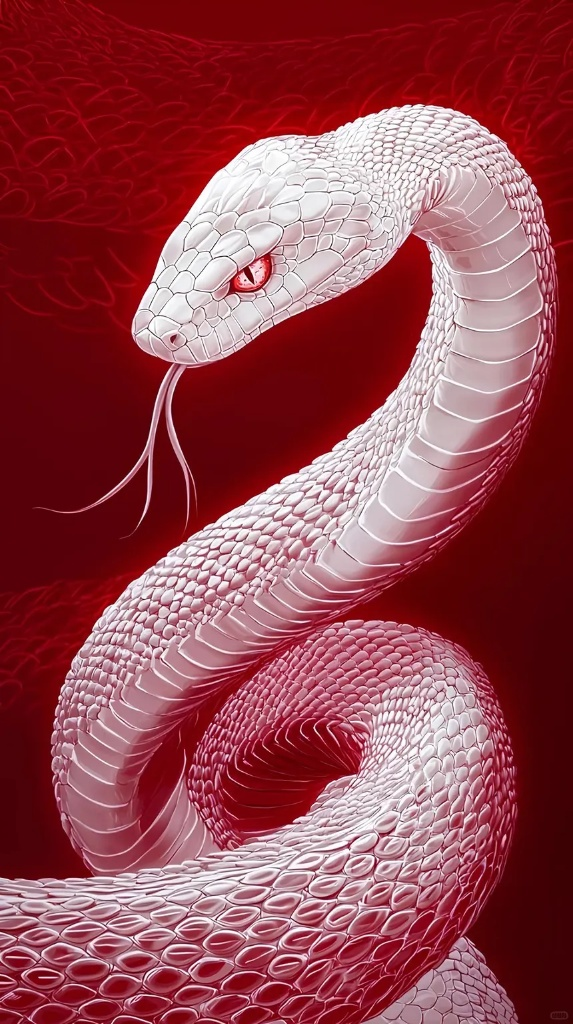
#> input picture days/Day-17-Python Sketch/python snake image.jpeg, 573 x 1024 px
$ python main.py
#> lines starting #> are read from the running program, lines starting #| are printed output that depends on the picture; after the words box and inside, x2 and y2 are one past the last pixel; in counts of white or black regions, pixels touching at a corner belong together
"""
Day 17: Albino Python Realistic Vector Sketch Art
30 Days Python Challenge by Tejas (@Tejas0113)

Description:
A generative vector sketch animation that recreates the stunning albino
python artwork with exact form, scale detailing, glowing crimson eye, and rich
crimson color combination matching 'python snake image.jpeg'.

Features:
  - Dynamic path resolution: runs seamlessly anywhere without FileNotFoundError
  - Normalized world coordinates: setworldcoordinates(-450, -450, 450, 450) for perfect visibility
  - Python Turtle graphics animation with classic black arrow cursor
  - Authentic crimson background (#82050B) faithfully matching the reference artwork
  - Interactive keyboard controls:
      [Space]   : Pause / Resume animation
      [+] / [-] : Speed up / Slow down drawing
      [C]       : Fast-forward / Complete drawing instantly
      [S]       : Save high-res screenshot / poster
      [Q / Esc] : Graceful exit
  - Robust exception handling: clean exit on window close without crashes
"""

import math
import os
import sys
import time
import tkinter as tk
import turtle
import cv2
import numpy as np

# ==============================================================================
# 1. CONFIGURATION & DYNAMIC PATH RESOLUTION
# ==============================================================================
SCRIPT_DIR = os.path.dirname(os.path.abspath(__file__))
IMAGE_FILENAME = "python snake image.jpeg"

# Search in script directory, working directory, and repository days path
CANDIDATE_PATHS = [
    os.path.join(SCRIPT_DIR, IMAGE_FILENAME),
    os.path.join(os.getcwd(), "days", "Day-17-Python Sketch", IMAGE_FILENAME),
    os.path.join(os.getcwd(), IMAGE_FILENAME),
    IMAGE_FILENAME,
]

IMAGE_PATH = None
for p in CANDIDATE_PATHS:
    if os.path.isfile(p):
        IMAGE_PATH = p
        break

# Viewport & Coordinate Configuration (World Coordinates [-450, -450, 450, 450])
WORLD_COORDINATES = (-450, -450, 450, 450)
TARGET_HEIGHT = 800         # Fits comfortably in [-400, 400], leaving 50px top/bottom padding
WINDOW_WIDTH = 850          # Generous desktop canvas window
WINDOW_HEIGHT = 850
NUM_COLORS = 24             # High-fidelity chromatic palette (crimson, ivory, peach, ruby eye)
EPSILON_FACTOR = 0.0035     # Precision contour simplification for organic curves
MIN_CONTOUR_AREA = 10       # Eliminates micro-noise while retaining small scales
INK_EDGE_LOW = 35           # Canny low threshold for scale boundaries
INK_EDGE_HIGH = 105         # Canny high threshold for scale boundaries
DEFAULT_BATCH_SIZE = 8      # Fast, fluid animated drawing speed

# Authentic rich crimson red from the reference artwork
CRIMSON_BG_HEX = "#82050b"
CRIMSON_BG_BGR = (11, 5, 130)


# [11 lines left out: function load_source_image, not called in this run]


# ==============================================================================
# 2. VECTOR EXTRACTION & CHROMATIC CLUSTERING
# ==============================================================================
def quantize_palette(img_bgr, k=NUM_COLORS):
    """Clusters image into k dominant chromatic centroids using Lloyd's K-Means."""
    data = np.float32(img_bgr).reshape((-1, 3))
    criteria = (cv2.TERM_CRITERIA_EPS + cv2.TERM_CRITERIA_MAX_ITER, 25, 0.5)
    _, labels, centers = cv2.kmeans(
        data, k, None, criteria, 10, cv2.KMEANS_RANDOM_CENTERS
    )
    centers = np.uint8(centers)
    quantized = centers[labels.flatten()].reshape(img_bgr.shape)
    return quantized, centers


def extract_vector_elements(image_path=None, target_height=TARGET_HEIGHT):
    """
    Extracts ordered vector polygons and ink scale contours from the snake artwork.
    Normalized into the centered world coordinate space.
    Returns:
      - polygons: list of (hex_color, points, area) sorted large-to-small
      - ink_lines: list of polyline point lists for scale and contour inking
      - paper_hex: authentic crimson background tone matching the image
      - target_width, target_height: scaled dimensions
      - resized: resized BGR image
      - bg_bgr: background BGR tuple
    """
    img = load_source_image() if image_path is None else cv2.imread(image_path)
    if img is None:
        raise ValueError("Failed to load reference image.")

    orig_h, orig_w = img.shape[:2]
    scale = target_height / orig_h
    target_width = int(orig_w * scale)
    resized = cv2.resize(img, (target_width, target_height), interpolation=cv2.INTER_AREA)

    # Edge-preserving bilateral filter: smooths fine skin noise while preserving scale contours
    smooth = cv2.bilateralFilter(resized, d=7, sigmaColor=40, sigmaSpace=40)

    # K-Means 24-cluster chromatic quantization
    quantized, centers = quantize_palette(smooth, NUM_COLORS)

    # Authentic crimson red background matching reference image
    paper_hex = CRIMSON_BG_HEX
    bg_bgr = np.array(CRIMSON_BG_BGR, dtype=np.uint8)

    # Segment snake body against crimson backdrop
    r = smooth[:, :, 2].astype(float)
    g = smooth[:, :, 1].astype(float)
    b = smooth[:, :, 0].astype(float)
    dist_to_bg = np.linalg.norm(quantized.astype(float) - bg_bgr.astype(float), axis=2)
    snake_mask = ((g > 35) | (b > 35) | (r > 190) | (dist_to_bg > 45)).astype(np.uint8)
    kernel = cv2.getStructuringElement(cv2.MORPH_ELLIPSE, (5, 5))
    snake_mask = cv2.morphologyEx(snake_mask, cv2.MORPH_CLOSE, kernel)

    # 1. Extract vector color polygons
    polygons = []
    for color in centers:
        # Skip pure crimson background clusters so canvas background shines through
        if color[2] > 70 and color[1] < 30 and color[0] < 30:
            continue
        if np.linalg.norm(color.astype(float) - bg_bgr.astype(float)) < 30:
            continue

        mask = cv2.inRange(quantized, color, color)
        mask = cv2.bitwise_and(mask, mask, mask=snake_mask)
        contours, _ = cv2.findContours(mask, cv2.RETR_EXTERNAL, cv2.CHAIN_APPROX_SIMPLE)

        hex_color = "#{:02x}{:02x}{:02x}".format(int(color[2]), int(color[1]), int(color[0]))

        for cnt in contours:
            area = cv2.contourArea(cnt)
            if area < MIN_CONTOUR_AREA:
                continue

            epsilon = EPSILON_FACTOR * cv2.arcLength(cnt, True)
            approx = cv2.approxPolyDP(cnt, epsilon, True)

            if len(approx) >= 3:
                # Convert OpenCV (top-left) to Turtle (center-origin) coordinates
                pts = [(pt[0][0] - target_width / 2.0, target_height / 2.0 - pt[0][1]) for pt in approx]
                polygons.append((hex_color, pts, area))

    # Sort polygons: largest area first (draw body base flats first, scale details & eye on top)
    polygons.sort(key=lambda item: item[2], reverse=True)

    # 2. Extract fine scale edges, cephalic plate borders, and forked tongue
    gray = cv2.cvtColor(resized, cv2.COLOR_BGR2GRAY)
    edges = cv2.Canny(gray, INK_EDGE_LOW, INK_EDGE_HIGH)
    edges = cv2.bitwise_and(edges, edges, mask=snake_mask)
    contours, _ = cv2.findContours(edges, cv2.RETR_LIST, cv2.CHAIN_APPROX_NONE)

    ink_lines = []
    for cnt in contours:
        if cv2.arcLength(cnt, False) >= 8:
            approx = cv2.approxPolyDP(cnt, 0.8, False)
            if len(approx) >= 2:
                pts = [(pt[0][0] - target_width / 2.0, target_height / 2.0 - pt[0][1]) for pt in approx]
                ink_lines.append(pts)

    return polygons, ink_lines, paper_hex, target_width, target_height, resized, bg_bgr


# ==============================================================================
# 3. INTERACTIVE TURTLE ANIMATION ENGINE
# ==============================================================================
class PythonSnakeSketchApp:
    def __init__(self, polygons, ink_lines, paper_hex, width, height, raw_resized, bg_bgr):
        self.polygons = polygons
        self.ink_lines = ink_lines
        self.paper_hex = paper_hex
        self.width = width
        self.height = height
        self.raw_resized = raw_resized
        self.bg_bgr = bg_bgr

        # Animation states
        self.is_paused = False
        self.fast_forward = False
        self.running = True
        self.batch_size = DEFAULT_BATCH_SIZE
        self.phase = "Init"

        self.setup_screen()
        self.bind_events()

    def setup_screen(self):
        """Initializes Turtle screen, normalized world coordinates, and drawing pen."""
        self.screen = turtle.Screen()
        self.screen.setup(width=WINDOW_WIDTH, height=WINDOW_HEIGHT)

        # Set normalized world coordinate viewport [-450, -450, 450, 450]
        # This guarantees perfect centering, balanced margins, and zero clipping on any display
        self.screen.setworldcoordinates(*WORLD_COORDINATES)
        self.screen.bgcolor(self.paper_hex)
        self.update_title("Loading Python Snake Vector Model...")

        # Disable auto-refresh for smooth performance buffering
        self.screen.tracer(0, 0)

        # Main drawing turtle (classic black arrow cursor)
        self.pen = turtle.Turtle()
        self.pen.shape("arrow")
        self.pen.shapesize(0.65, 0.65)
        self.pen.speed(0)
        self.pen.pensize(1)

        # Intercept window close to exit cleanly
        try:
            root = self.screen._root
            root.protocol("WM_DELETE_WINDOW", self.on_close)
        except Exception:
            pass

    # [11 lines left out: function update_title, not called in this run]

    def bind_events(self):
        """Binds keyboard controls for real-time interactivity."""
        self.screen.listen()
        self.screen.onkey(self.toggle_pause, "space")
        self.screen.onkey(self.speed_up, "plus")
        self.screen.onkey(self.speed_up, "equal")
        self.screen.onkey(self.speed_up, "Up")
        self.screen.onkey(self.speed_down, "minus")
        self.screen.onkey(self.speed_down, "underscore")
        self.screen.onkey(self.speed_down, "Down")
        self.screen.onkey(self.complete_instantly, "c")
        self.screen.onkey(self.complete_instantly, "C")
        self.screen.onkey(self.save_artwork, "s")
        self.screen.onkey(self.save_artwork, "S")
        self.screen.onkey(self.on_close, "q")
        self.screen.onkey(self.on_close, "Q")
        self.screen.onkey(self.on_close, "Escape")

    # [4 lines left out: function toggle_pause, not called in this run]

    def speed_up(self):
        self.batch_size = min(self.batch_size + 4, 120)
        self.update_title(f"{self.phase} (Speed: {self.batch_size}x)")

    def speed_down(self):
        self.batch_size = max(self.batch_size - 2, 1)
        self.update_title(f"{self.phase} (Speed: {self.batch_size}x)")

    def complete_instantly(self):
        self.fast_forward = True
        self.batch_size = 250

    # [130 lines left out: functions on_close, save_artwork, run, not called in this run]


# ==============================================================================
# 4. ENTRY POINT
# ==============================================================================
def main():
    print("=" * 65)
    print("🐍  DAY 17: ALBINO PYTHON REALISTIC VECTOR SKETCH ART  🐍")
    print("30 Days Python Challenge by Tejas (@Tejas0113)")
    print("=" * 65)

    if not IMAGE_PATH:
        print(f"❌ Error: Image '{IMAGE_FILENAME}' not found!")
        print("Please ensure the image is inside 'days/Day-17-Python Sketch/'.")
        sys.exit(1)

    print(f"📷 Source Image: {IMAGE_PATH}")
    print("⚙️  Extracting vector scales, chromatic palette, and contour inking...")
    start_time = time.time()

    polygons, ink_lines, paper_hex, width, height, raw_resized, bg_bgr = extract_vector_elements(
        IMAGE_PATH, TARGET_HEIGHT
    )
#> in extract_vector_elements, img is the input picture: shape (1024, 573, 3); mean B, G, R 79.4, 70.5, 147.8
#> in quantize_palette, `_, labels, centers = cv2.kmeans( data, k, None, criteria, 10, cv2.KMEA..`: centers = 24 rows, first 8: [159.7, 150.2, 184.7], [33.6, 15.09, 126.8], [147.6, 134.3, 188.8], [136.2, 123.1, 178.9], [7.77, 1.66, 118.3], [174.9, 167.3, 195.4], [9.02, 2.74, 141], [120.8, 106.8, 153.7]
#> in quantize_palette, `centers = np.uint8(centers)`: centers = 24 rows, first 8: [159, 150, 184], [33, 15, 126], [147, 134, 188], [136, 123, 178], [7, 1, 118], [174, 167, 195], [9, 2, 141], [120, 106, 153]
#> in quantize_palette, `quantized = centers[labels.flatten()].reshape(img_bgr.shape)`:
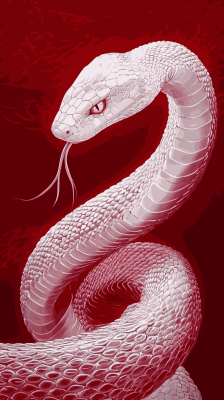
#> quantized: shape (800, 447, 3) (shown at 1/2 size); mean B, G, R 78.8, 69.9, 147.2
#> in extract_vector_elements, `r = smooth[:, :, 2].astype(float)`:
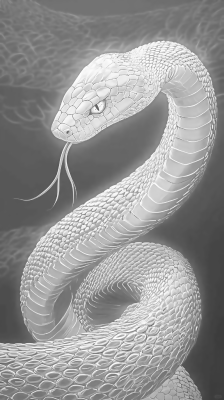
#> r: shape (800, 447) float64 (shown at 1/2 size); min 58, max 254, mean 147.8
#> in extract_vector_elements, `snake_mask = cv2.morphologyEx(snake_mask, cv2.MORPH_CLOSE, kernel)`:
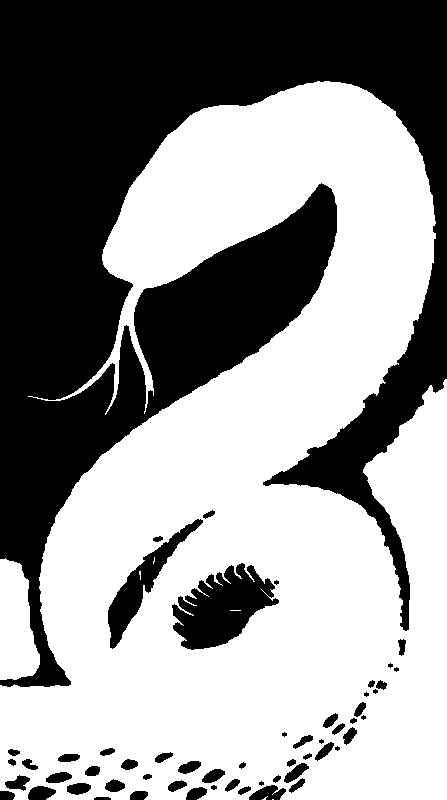
#> snake_mask: shape (800, 447); values 0 (black) and 1 (white), 57.4% white; 56 black regions (10 under 20 px), largest, box (x1, y1, x2, y2) and area: (0, 0, 447, 687) 139284, (172, 563, 279, 650) 5277, (108, 519, 203, 649) 2676
#> the loop in extract_vector_elements, `for color in centers:` made 24 passes
#> (color, hex_color) on passes 1, 3, 4, 6, 8, 9, 10, 12: ([159, 150, 184], '#b8969f'), ([147, 134, 188], '#bc8693'), ([136, 123, 178], '#b27b88'), ([174, 167, 195], '#c3a7ae'), ([120, 106, 153], '#996a78'), ([192, 185, 209], '#d1b9c0'), ([165, 148, 217], '#d994a5'), ([212, 207, 224], '#e0cfd4')
#> pass 1, in extract_vector_elements, `mask = cv2.inRange(quantized, color, color)`:
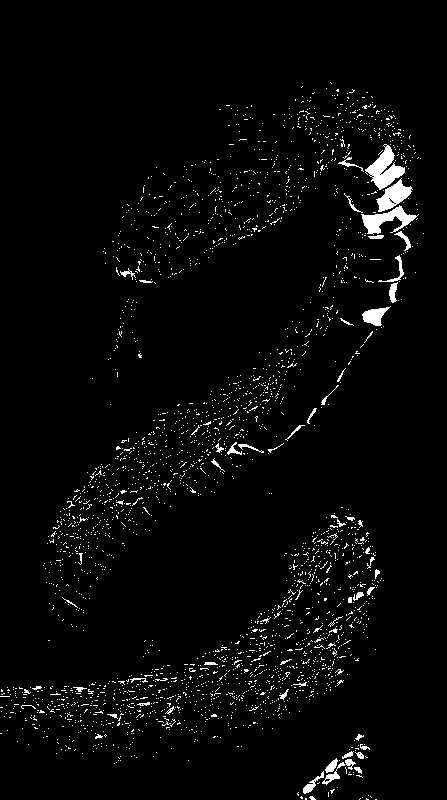
#> mask: shape (800, 447); 3% white; 2640 white regions (2579 under 20 px), largest, box (x1, y1, x2, y2) and area: (365, 144, 405, 190) 841, (361, 205, 419, 235) 686, (376, 178, 413, 212) 576
#> after the loop in extract_vector_elements, `for color in centers:`:
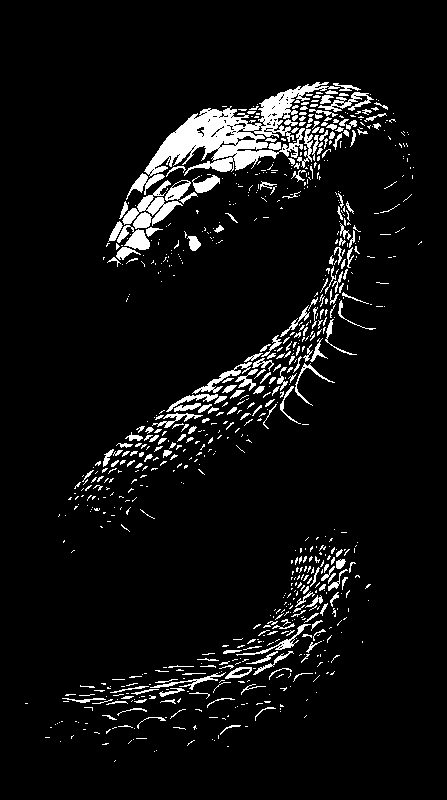
#> mask: shape (800, 447); 6.4% white; 825 white regions (605 under 20 px), largest, box (x1, y1, x2, y2) and area: (144, 82, 340, 177) 5992, (122, 180, 183, 226) 846, (117, 225, 150, 250) 445
#> after the loop in extract_vector_elements, `for color in centers:`: polygons = 1067 items
#> in extract_vector_elements, `gray = cv2.cvtColor(resized, cv2.COLOR_BGR2GRAY)`:
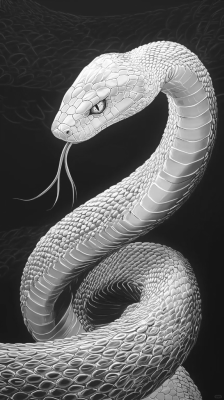
#> gray: shape (800, 447) (shown at 1/2 size); min 17, max 255, mean 94.6
#> in extract_vector_elements, `edges = cv2.bitwise_and(edges, edges, mask=snake_mask)`:
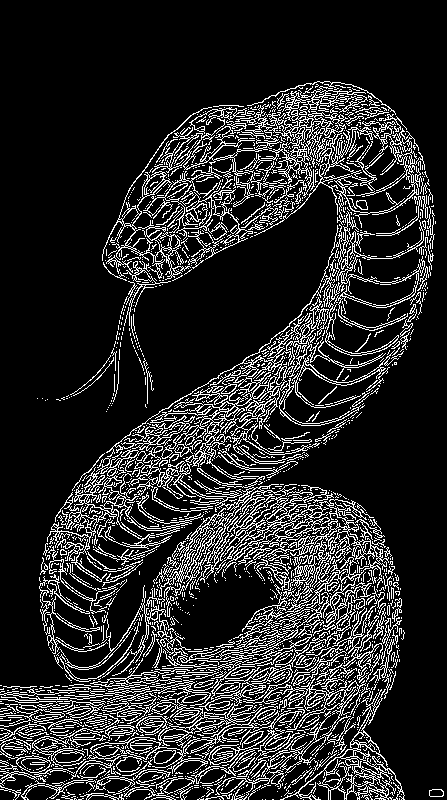
#> edges: shape (800, 447); 16% white in thin lines or dots, all inside (x1, y1, x2, y2) = (0, 81, 444, 800)
#> in extract_vector_elements, `contours, _ = cv2.findContours(edges, cv2.RETR_LIST, cv2.CHAIN_APPROX_..`: contours = 3034 contours, 2665 with area under 20; largest, box (x1, y1, x2, y2) and area: (93, 461, 389, 774) 10940, (106, 283, 404, 480) 3628, (183, 104, 425, 236) 2659, (280, 689, 405, 800) 1906, (47, 467, 204, 582) 1586
#> the loop in extract_vector_elements, `for cnt in contours:` made 3034 passes
#> (approx, pts) on passes 9, 14, 17, 18: ([[238, 798], [239, 797], [242, 798], [239, 799]], [(14.5, -398), (15.5, -397), (18.5, -398), (15.5, -399)]), ([[82, 798], [78, 799], [83, 798]], [(-141.5, -398), (-145.5, -399), (-140.5, -398)]), ([[380, 797], [381, 796], [384, 797], [381, 798]], [(156.5, -397), (157.5, -396), (160.5, -397), (157.5, -398)]), ([[366, 797], [365, 798], [368, 799], [367, 797]], [(142.5, -397), (141.5, -398), (144.5, -399), (143.5, -397)])
#> after the loop in extract_vector_elements, `for cnt in contours:`: ink_lines = 1413 items

    elapsed = time.time() - start_time
    print(f"✅ Vectorization finished in {elapsed:.2f}s:")
    print(f"   • Vector Color Polygons : {len(polygons)}")
    print(f"   • Scale Contour Strokes : {len(ink_lines)}")
    print(f"   • Canvas Crimson Tone   : {paper_hex}")
    print(f"   • Dimensions            : {width} x {height}")
    print(f"   • World Coordinates     : {WORLD_COORDINATES}")

    print("\n🎮 Interactive Keyboard Controls:")
    print("   [Space]   : Pause / Resume animation")
    print("   [+] / [-] : Speed up / Slow down drawing rate")
    print("   [C]       : Fast-forward / Complete instantly")
    print("   [S]       : Save high-resolution PNG poster")
    print("   [Q / Esc] : Quit application")
    print("-" * 65)

    app = PythonSnakeSketchApp(
        polygons, ink_lines, paper_hex, width, height, raw_resized, bg_bgr
    )
    app.run()


if __name__ == "__main__":
    main()
#> in main, `polygons, ink_lines, paper_hex, width, height, raw_resized, bg_bgr = e..`: polygons = 1067 items; ink_lines = 1413 items; paper_hex = '#82050b'; width = 447; height = 800; bg_bgr = [11, 5, 130]
#|    • Vector Color Polygons : 1067
#|    • Scale Contour Strokes : 1413
#|    • Canvas Crimson Tone   : #82050b
#|    • Dimensions            : 447 x 800
#> in __init__, `self.polygons = polygons`: self.polygons = 1067 items
#> in __init__, `self.ink_lines = ink_lines`: self.ink_lines = 1413 items
#> in __init__, `self.width = width`: self.width = 447
#> in __init__, `self.height = height`: self.height = 800
#> in __init__, `self.bg_bgr = bg_bgr`: self.bg_bgr = [11, 5, 130]
#> (the call stopped at in setup_screen, `self.screen = turtle.Screen()`: turtle is not available in this run)
#> (the run stopped early here; a loop or call above may not have finished)
